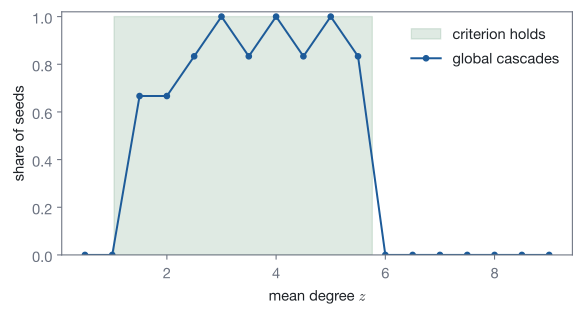

Source code (Python):
"""Share of single seeds that start a global threshold cascade on random graphs, against the mean degree."""
import os
import sys

sys.path.insert(0, os.path.join(os.path.dirname(os.path.abspath(__file__)), "..", "..", "..", "_filters"))
from figstyle import *  # noqa: E402,F403

import numpy as np  # noqa: E402
from scipy.stats import poisson  # noqa: E402
from skcomplex.core.engine.runtime import simulate  # noqa: E402
from skcomplex.systems.mathematics.networks import RandomGraphEnsemblesSystem  # noqa: E402
from skcomplex.systems.social.spreading import WattsCascadesSystem  # noqa: E402

zs = np.arange(0.5, 9.01, 0.5)
share = []
for z in zs:
    G = simulate(RandomGraphEnsemblesSystem(1000, mean_degree=float(z), steps=10), until=10, random_state=1).get_network(-1).get_graph()
    runs = [float(np.mean(simulate(WattsCascadesSystem(G, threshold=0.18, random_state=s), until=50, random_state=s).get_agents("nodes", -1).values["active"])) for s in range(6)]
    share.append(np.mean(np.array(runs) > 0.5))
k = np.arange(200)
grid = np.linspace(0.5, 9, 400)
ok = [np.sum(k * (k - 1) * poisson.pmf(k, z) * ((k >= 1) & (k <= 1 / 0.18))) > z for z in grid]
fig, ax = plt.subplots(figsize=(6.2, 3.4))
ax.fill_between(grid, 0, 1, where=ok, color=EXAMPLE, alpha=0.15, label="criterion holds")
ax.plot(zs, share, "o-", ms=4, color=ACCENT, label="global cascades")
ax.set_xlabel(r"mean degree $z$")
ax.set_ylabel("share of seeds")
ax.set_ylim(0, 1.02)
ax.legend(frameon=False, loc="upper right")
fig.tight_layout()
save_figure(fig, "cascade_window")
